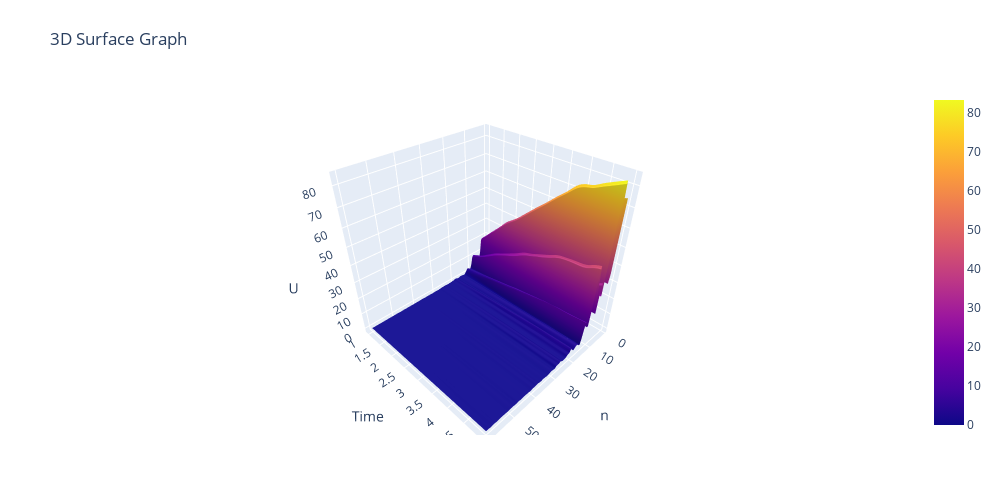

The code cell stored with this chart in its notebook:
### Code cell
x_range = np.linspace(df["Time"].min(), df["Time"].max(), 100)
y_range = np.linspace(df["n"].min(), df["n"].max(), 100)
x_mesh, y_mesh = np.meshgrid(x_range, y_range)


z_mesh = griddata((df["Time"], df["n"]), df["U"], (x_mesh, y_mesh), method='cubic')
fig = go.Figure(data=[go.Surface(x=x_mesh, y=y_mesh, z=z_mesh)])

#fig = go.Figure(data=[go.Surface(x=df["Time"], y=df["n"], z=df["U"])])
fig.update_layout(title=dict(text='3D Surface Graph'), autosize=True,
                  width=1000, height=500,
                  margin=dict(l=65, r=50, b=65, t=90))
fig.update_scenes(xaxis_title_text="n",
                  yaxis_title_text="Time",
                  zaxis_title_text="U")
fig.show()

### Figure 1 — Plotly figure (JSON) as saved in the notebook; plotly's stock layout.template omitted (floating-point values rounded to 4 significant figures; data arrays with more than 128 entries replaced by an {"elided": "..."} marker saying what was removed)
{"data": [{"type": "surface", "x": {"elided": "100x100 float values"}, "y": {"elided": "100x100 float values"}, "z": {"elided": "100x100 float values"}}], "layout": {"autosize": true, "height": 500, "margin": {"b": 65, "l": 65, "r": 50, "t": 90}, "scene": {"xaxis": {"title": {"text": "n"}}, "yaxis": {"title": {"text": "Time"}}, "zaxis": {"title": {"text": "U"}}}, "title": {"text": "3D Surface Graph"}, "width": 1000}}
